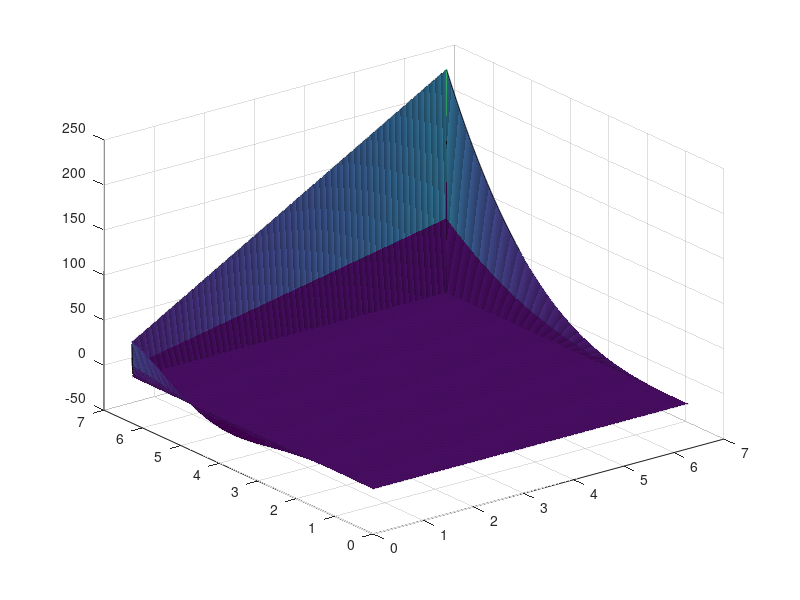

The MATLAB source for this figure:
clc
clear
% Putting down constants
n=1000;
ax=0; bx=2*pi; ay=-0; by=2*pi;
% Generating x and y values
x=linspace(ax,bx,n);
ix=1:n;
y=linspace(ay,by,n);
iy=1:n;
% The boundary conditions
% 

fa=(y-ay).^2.*cos(y); ga= y.*(y-ay).^2;
ubx=ga;
uax= fa; 
uby = (by-ay).^2.*cos(by) + (x-ax)/(bx-ax)*(by*(by-ay)^2-(by-ay)^2*cos(by));
hx= 2*pi/(n-1); hy=hx; h=hy;
u(:,1)=uax; u(:,n)=ubx;
u(n,:)=uby; 
F = 0;
% Loop time

for j=2:n-1
    for i=2:n-1
        %F(i,j) = sin(pi.*(x(i)-ax)./(bx-ax)).*cos(pi/2*(y(j)-ay)./(by-ay)+1);
        u(i,j)=1/4*(u(i-1,j)+u(i,j-1)+u(i+1,j)+u(i,j+1));%+h^2*F(i,j);

    end
end 
% Ghost node Neumann Conditions du/dy(y=ay)= 0
u(1,:)=u(2,2);
U=u
surf(x,y,U)

